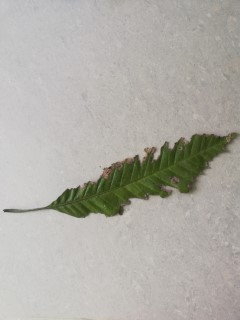
#> input picture finalproject/data/raw/MangoLeafBD Dataset/Bacterial Canker/IMG_20211106_120823 (Custom).jpg, 240 x 320 px
$ python run_project.py   (older library calls are emulated)
#> lines starting #> are read from the running program, lines starting #| are printed output that depends on the picture; after the words box and inside, x2 and y2 are one past the last pixel; in counts of white or black regions, pixels touching at a corner belong together
### finalproject/src/features.py
from __future__ import annotations

"""Feature extraction for handcrafted and deep image descriptors."""
""" taybat wmandy wena lagalay bame bar daka """

""" featuer bashtr bang dakat bo codakan amadakrnd amazha krndy jory paktr la codaka"""

from dataclasses import dataclass
""" bakar de bo druskrndy poly paku halgrtny data"""
from typing import Callable
""" bo halgrnty functily la gorawek da """

import cv2
""" brain of project dozynauay wena bryny wena resize krndy leuarakany """
import numpy as np
""" imagakan ba zory dakrean numpy lanau nupy haldagyren"""
from PIL import Image
""" imagy jory pilow goryny qabary image au shtana bakar de bo save image resize krdny image bakar de """
from skimage.feature import graycomatrix, graycoprops
"""واتا:

فەنکشنەکان لە scikit-image هاوردە دەکات.

بۆ شیکاری پێکهاتە بەکاردێت.

زۆر گرنگە بۆ پەڵە/نەخشەکانی نەخۆشی لەسەر گەڵاکان."""

from .config import IMAGE_SIZE

"""nforzen true wata rastauxo byxuenaua"""
@dataclass(frozen=True)

class DeepFeatureExtractor:
    """ story har datayak daka ka lekolyana ba quly la wenakan dakayn"""
    """ polek data denetau daraua ba quly dep learning lau class ekolyanayan lasar dakja"""
    model: object
    """ aua mabasty auaya objecty tedaya ka deep learning modela"""
    preprocess_input: Callable[[np.ndarray], np.ndarray]
    """واتا:

فەنکشنێکی پێش پرۆسێسکردن هەڵدەگرێت.

ئەم فەنکشنە وێنە ئامادە دەکات پێش ناردنی بۆ ناو سی ئێن ئێن.

نموونە:

ئاساییکردنەوەی پێکسڵەکان
بەهاکانی پێوەر
کەناڵەکان ڕێکبخەنەوە"""


""" au functiana krdnauay wena goryny qabara goryny bo zhmara bo auay ai btuany gnearte bka"""
def load_image(path: str, image_size: tuple[int, int] = IMAGE_SIZE) -> np.ndarray:
    """ functiala imagge str path war returny ba numpay """
    image = Image.open(path).convert("RGB").resize(image_size)
    """ image dayxata nau variable pathaka dakatau conver data bo rgb resizy bo nmuna agar 1000 ba 20000 by dayka 240 240 """
    return np.asarray(image, dtype=np.uint8)
""" returny data daka ba number ech pixl number auaan dtype  data type from 0 to 255
for exmaple:
    (224,224,3)

Meaning:

224 rows
224 columns
3 colors (RGB)"""


""" foryny rangy wena bo zhmara basha chuncka zor jara naxoshyana ba pey rang dyary dakren"""
def rgb_histogram(image: np.ndarray, bins: int = 32) -> np.ndarray:
    """ image warbgra dabashy bka bo 32 groupy returnysh har ba numbera agadarba
    bins peixl value from 0 to 255"""
    features: list[np.ndarray] = []
    for channel_index in range(3):
        """ loop throgh thrree time color channel rgb 0 1 2"""
        channel_hist, _ = np.histogram(image[..., channel_index], bins=bins, range=(0, 256), density=True)
        """ historgramek drust daka bznay  ha chanalek chand pixle mauda runak
        wata tanya yak chanel wardagre agar chandle list =1 daley kaka bas green warbgra"""
        features.append(channel_hist.astype(np.float32))
        """ goryny feature fromat bo  histogramy dahamy"""
        """ har rangek dakata 32 rangy  zhmary jiawa duatr koy hamau  contcatinati daga daykata vectort"""
    return np.concatenate(features)
"""بۆچی گرنگە بۆ نەخۆشی بامێ

گەڵایەکی تەندروست بەزۆری:

زۆربەیان سەوزن

گەڵای نەخۆش لەوانەیە ئەمانەی هەبێت:

پەڵەی زەرد
پەچەی قاوەیی
قاڵبی ڕەش
سەوزی کاڵ بووەوە

ئەم فەنکشنە ئەو گۆڕانکارییە ڕەنگانە دەگرێت."""


"""ئەم فەنکشنە تایبەتمەندییەکانی ڕەنگی HSV لە وێنەی گەڵای بامێ دەردەهێنێت.

هاوشێوەی هیستۆگرامی RGB یە، بەڵام لەبری بەکارهێنانی:

سوور
سەوز
شین

کەڵک وەردەگرێت:

هوێ
تێربوون
بەها

زۆرجار HSV باشترە بۆ دیاریکردنی نەخۆشی."""

"""| نامە | واتا |
| -------- | ---------------------------------------------- |
| هـ | Hue = ڕەنگی ڕاستەقینە (سەوز، زەرد، قاوەیی، سوور) |
| س | تێربوون = هێز/پاکی ڕەنگ |
| V | بەها = ڕووناکی/تاریکی |"""

def hsv_histogram(image: np.ndarray, bins: int = 32) -> np.ndarray:
    hsv_image = cv2.cvtColor(image, cv2.COLOR_RGB2HSV)
    """OpenCV to convert image from RGB format to HSV format.
    wata valuakan dagore bo au rnag"""
    features: list[np.ndarray] = []
    """ zor basudda au functial la dozynaay naxoshy ruak"""
    for channel_index in range(3):
        channel_hist, _ = np.histogram(hsv_image[..., channel_index], bins=bins, range=(0, 256), density=True)
        features.append(channel_hist.astype(np.float32))
    return np.concatenate(features)
"""گەڵایەکی تەندروست: ١.

ڕەنگ = سەوز
تێربوون = بەرزە
بەها = گەشاوە

کۆپانێکی تۆزاوی: ١.

ڕەنگ = کاڵ
تێربوون = نزم
بەها = ناوچەی سپی/ڕووناکی"""


def glcm_texture_features(image: np.ndarray) -> np.ndarray:
    """ gray level concerent matirx"""
    """" grngy  ba rang nada lekolynaua la srushty  naxshy ruy gala dakat
    ئەم فەنکشنە تایبەتمەندییەکانی پێکهاتە لە وێنەی گەڵاکە دەردەهێنێت.

گرنگی بە ڕەنگ نادات.
لێکۆڵینەوە لە نەخشی ڕووی گەڵا دەکات:

زبری
نەرمی و نەرمی
پەڵە پەڵە
پاودەر
پێکهاتەی قاڵب
شێوازی برینەکان

ئەمەش زۆر بەسوودە چونکە زۆرێک لە نەخۆشیەکان پێکهاتە دەگۆڕن نەک تەنها ڕەنگ"""
    grayscale = cv2.cvtColor(image, cv2.COLOR_RGB2GRAY)
    """ convert image rgb lo gray scale"""
    grayscale = cv2.equalizeHist(grayscale)
    """ auash bo bynyn palau au shtanay nau ruakaka"""
    # Optimize: use fewer distances/angles for speed, but keep levels correct for 8-bit images
    """✅ GLCM چییە؟

GLCM = ماتریکسی هاوڕوودانی ئاستی خۆڵەمێشی

پشکنین دەکات:

چەند جار بەهاکانی ڕووناکی پێکسڵ لە تەنیشت یەکەوە دەردەکەون.

ئەمەش یارمەتی پێوانەکردنی پێکهاتەی وێنە دەدات.
ڕووی ئاسایی نەرم

گەڵای نەخۆش: ١.

پەڵەی زبر پەڵەی ناڕێک پێکهاتەی تۆز"""
    glcm = graycomatrix(

        grayscale,
        distances=[1],
        angles=[0, np.pi / 2],
        levels=256,
        symmetric=True,
        normed=True,
    )
    """دروستکردنی ماتریکسی GLCM بە بەکارهێنانی scikit-image.

ئەمەش پەیوەندییەکانی پێکسڵی دراوسێ شی دەکاتەوە.
valuy dauam angel goshaykany horiziotna vertialc
symetyrcial wata a-b b-a hamau 0 90 degree"""
    """ datakanay pauandy pekhatak"""
    properties = ["contrast", "dissimilarity", "homogeneity", "energy", "correlation", "ASM"]
    """هەریەکەیان مانای چییە
1. کۆنتراست

جیاوازی بەهێزی ڕووناکی دەپێوێت.

کۆنتراستی بەرز = پەڵە / برینە تیژەکان.

2. نایەکسانی

جیاوازی پێکسڵ دەپێوێت.

پێکهاتەی ناڕێک بەهای زیاتر دەدات.

3. یەکسانی

نەرمی / یەکپارچەیی دەپێوێت.

ڕەنگە گەڵا تەندروستەکان یەکسانی زیاتریان هەبێت.

4. وزە

ڕێزبەندی / نەخشە دووبارەبووەکان دەپێوێت.

5. پەیوەندی

پەیوەندی نێوان پێکسڵەکانی دراوسێ دەپێوێت.

6. ASM

ساتەوەختی دووەمی گۆشەیی.

یەکپارچەیی پێکهاتە دەپێوێت."""
    return np.array([graycoprops(glcm, prop).mean() for prop in properties], dtype=np.float32)
"""[2.45, 1.82, 0.76, 0.31, 0.88, 0.09] means mayby aoutput """


"""ئەم فەنکشنە تایبەتمەندییەکانی شێوە لە وێنەی گەڵای بامێ دەردەهێنێت.

لێکۆڵینەوە لە ئەندازەیی / هێڵکاری گەڵا دەکات:

قەبارە
درێژی لێوارەکان
گوڵەبەڕۆژە
پانی vs بەرزی
شێوەی چەند پڕە

ئەمەش یارمەتیدەرە چونکە هەندێک نەخۆشی گەڵاکان دەشێوێنن، شوێنەکان بچووک دەبنەوە، کون دروست دەکەن، لوول، لێوارەکانی تێکدەچن."""


def shape_features(image: np.ndarray) -> np.ndarray:
    grayscale = cv2.cvtColor(image, cv2.COLOR_RGB2GRAY)
    """ conver image rgb to gray scale"""
    blurred = cv2.GaussianBlur(grayscale, (5, 5), 0)
    """ bashtr pishan danu pakrdnauy galakan pesh auay lekolyana lasary bka"""

    """ convert image to  واتا:

گۆڕینی وێنە بۆ ماسکی ڕەش/سپی.

گەڵا دەبێتە:

شتێکی سپی

باکگراوند دەبێتە:

ڕەش
شێوازی ئۆتسۆ:

بە شێوەیەکی ئۆتۆماتیکی باشترین ئاست هەڵدەبژێرێت."""
    _, threshold = cv2.threshold(blurred, 0, 255, cv2.THRESH_BINARY + cv2.THRESH_OTSU)
    contours, _ = cv2.findContours(threshold, cv2.RETR_EXTERNAL, cv2.CHAIN_APPROX_SIMPLE)
    """واتا:

هێڵکاری/سنووری شتەکان بدۆزەرەوە.

کۆنتور = شێوەی لێواری گەڵا."""
    if not contours:
        """ agar hich galayak nadozrya"""
        return np.zeros(5, dtype=np.float32)
    """ agar contours nabu return 5 sfr eakat"""

    largest_contour = max(contours, key=cv2.contourArea)
    """ auayan gawratryn gala haldabzher"""
    """noise psht gue daxa gawratryn gala wardgare wata tanya yak gala warbgra"""
    area = float(cv2.contourArea(largest_contour))
    """ large leave large area"""
    """واتا:

درێژی سنوور لە دەوری گەڵا حیساب بکە.

وەک پێوانەکردنی لێوار بە تار.

لێوارە تێکچووەکانی نەخۆشی لەوانەیە دەوری زیاد بکەن."""
    perimeter = float(cv2.arcLength(largest_contour, True))
    """ bo peana borderaka"""

    x, y, width, height = cv2.boundingRect(largest_contour)
    """ wata goshjay chourgosha ladaruy gala drust daka"""
    bounding_area = float(width * height) if width and height else 1.0
    hull = cv2.convexHull(largest_contour)
    """ tueklly narm la daury gala drust bka"""
    hull_area = float(cv2.contourArea(hull)) or 1.0
    """ bakar de bo dyary krduny chaqu kun"""
    circularity = (4.0 * np.pi * area / (perimeter ** 2)) if perimeter else 0.0
    """واتا:

پێوانە دەکات کە شێوەی چەندە گۆڕاوە.

بازنە = نزیک لە 1.0

گەڵای ناڕێک = بەهای کەمتر."""
    solidity = area / hull_area
    aspect_ratio = width / height if height else 0.0
    """ barauardy galay drezhu bchuk dakta"""
    extent = area / bounding_area
    """ chand goshay chuar gosha ba gala pr dakretaua"""
    return np.array([area, perimeter, circularity, solidity, aspect_ratio + extent], dtype=np.float32)
"""واتا:

گەڕانەوەی 5 تایبەتمەندی شێوە:

ناوچە
دەوری
بازنەیی
ڕەقبوون
ڕێژەی ڕووبەر + ڕادە"""


# [13 lines left out: function handcrafted_features, not called in this run]


def extract_handcrafted_matrix(image_or_paths) -> np.ndarray:
    """ process chand wenakay bkat la jiaty yak wena input image path balma auay tr """
    """دروستکردنی تایبەتمەندی دەستی بۆ:

یەک وێنە
یان
چەندین وێنە

پێش ڕاهێنان یان پێشبینیکردن بەکاردێت."""
    if isinstance(image_or_paths, np.ndarray):
        return np.concatenate([
            rgb_histogram(image_or_paths),
            hsv_histogram(image_or_paths),
            glcm_texture_features(image_or_paths),
            shape_features(image_or_paths),
        ])
    # If it's a list of paths, process all
    return np.vstack([handcrafted_features(path) for path in image_or_paths])
    """ bo drustkrny matrix taypat mand ka wenay zory tya"""
    """ the ouptut is some thing limek this
    [
 [features of image1],
 [features of image2],
 [features of image3]
]
✅ لە یەک ڕستەدا

handcrafted_features() مامەڵە لەگەڵ یەک ڕێڕەوی وێنە دەکات، لە کاتێکدا extract_handcrafted_matrix() مامەڵە لەگەڵ تاکە وێنەی بارکراو یان چەندین وێنە دەکات بۆ ڕاهێنان."""


"""ئەمە ئەرکێکی فێربوونی قووڵی زۆر گرنگە لە پڕۆژەکەتدا.

مۆدێلێکی پێشوەختە ڕاهێنراوی سی ئێن ئێن دروست دەکات کە بەکاردێت بۆ دەرهێنانی تایبەتمەندی وێنەی قووڵ لە وێنەی گەڵای بامێ.

ئەم تایبەتمەندیانە بەزۆری بەهێزترن لە تایبەتمەندییە دەستییەکان.

✅ کارایی سەرەکی

ئەم فەنکشنە بە بەکارهێنانی مۆدێلە بەناوبانگەکانی پێش ڕاهێنراو، دەرهێنەری تایبەتمەندی دروست دەکات:

مۆبایل نێتV2
ڕێسنێت50

پاشان شتێک دەگەڕێنێتەوە کە دەتوانێت وێنەیەکی گەڵای بامێ بگۆڕێت بۆ تایبەتمەندی ژمارەیی زیرەک.

بەکاردێت بۆ:

پۆلێنکردنی نەخۆشی باشتر
فێربوونی گواستنەوە
بەراوردکردنی تایبەتمەندی"""
# [19 lines left out: function build_deep_feature_extractor, not called in this run]
"""✅ بۆچی گرنگە لە پرۆژەی نەخۆشی مانگۆدا

لەبری ئەوەی بە دەست پێوانە بکرێت:

ڕەنگەکان
پێکهاتە
شێوە

سی ئێن ئێن بە شێوەیەکی ئۆتۆماتیکی فێری نەخشە پێشکەوتووەکان دەبێت:

پەڵەی نەخۆشی
سنوورەکانی برینەکان
پێکهاتەی کۆپانێکی تۆزاوی
خوێنبەرە تووشبووەکان
تێکچوونی شێوەی ئاڵۆز"""


"""✅ کارایی سەرەکی

زۆرێک لە ڕێڕەوی وێنەی گەڵای بامێ وەربگرە → بە وەجبە باریان بکە → بنێرە بۆ ناو CNN → گەڕانەوەی ماتریکسی تایبەتمەندی.

بەکاردێت بۆ:

ڕاهێنانی SVM بە بەکارهێنانی تایبەتمەندی قووڵ
بەراوردکردنی تایبەتمەندییە دەستییەکان vs تایبەتمەندییە قووڵەکان
دەرهێنانی تایبەتمەندی خێرا"""
# [38 lines left out: function extract_deep_features, not called in this run]
"""ئەم فەنکشنە زۆرێک لە وێنەکانی گەڵای مانگۆ دەگۆڕێت بۆ ڤێکتەری تایبەتمەندی بەهێز لەسەر بنەمای سی ئێن ئێن بۆ فێربوونی ئامێر."""


""" cnn baxoy modelyk rahneraua saryr wenakan dakatu dayankata vecto"""

"""Images
↓
load_image()
↓
CNN (MobileNetV2 / ResNet50)
↓
Feature vectors
↓
Classifier (SVM / kNN / etc)
LAST FUNCTION"""

### finalproject/src/utils.py
"""Utility helpers for data discovery, reproducibility, and splitting."""
from __future__ import annotations
""" lo setup krdn load krndy data  au codanay zor dubar bnatau lera bang krau"""

""" la jiaty code la main wa code la  model dubara betaua lera bang kraua"""
import os
import random
from pathlib import Path
from typing import Iterable
""" loop basar datakan bkay waku list auana"""

import numpy as np
import pandas as pd
""" bo mezakan filakany csv au dataframakan"""
from sklearn.model_selection import train_test_split
""" sklearn model bo dabshkrny setakan bo trainin set testing """

IMAGE_EXTENSIONS = {".jpg", ".jpeg", ".png", ".bmp", ".webp"}

""" au coda bo dubara krndua bakar de"""
def set_global_seed(seed: int = 42) -> None:
    """ tou seed number 42 dautnayr har zhmaryaky tr be"""
    """Set Python, NumPy, and TensorFlow seeds when available."""

    random.seed(seed)
    np.random.seed(seed)
    """ harmaky randomness indexy tekalau dast pe krdn"""
    os.environ["PYTHONHASHSEED"] = str(seed)
    """ fixed python hashin"""
    try:
        import tensorflow as tf

        tf.random.set_seed(seed)
        """ ranga  au coda harmaaky qfl daka bo auay modelan ba hamraky esh naaky"""
    except Exception:
        pass


""" au fnctialy dlnay dada la habuny folder pesh auay filakany teda halbgire"""
# [4 lines left out: function ensure_directory, not called in this run]


def discover_images(root_dir: str | Path, extensions: Iterable[str] = IMAGE_EXTENSIONS) -> pd.DataFrame:

    """ ba kar de  bo scan krdny folder data set dozynaay labley har yakayna"""
    """ au function peraepary data setakan daka"""
    root = Path(root_dir)
    """ convert path text to path object"""
    rows: list[dict[str, str]] = []
    """ drustkrny empaty list ka dictiray tedaya lagal label"""
    for extension in extensions:
        for image_path in root.rglob(f"*{extension}"):
            """ wata la zher rag da sayry hamu sheuan bka
            nmuna la hamu wenakanka chan class 8 wena hatauan darbena"""
            if image_path.is_file():
                """ dlnaya ba image fila nak folder"""
                rows.append({"image_path": str(image_path), "label": image_path.parent.name})
    dataframe = pd.DataFrame(rows).drop_duplicates(subset=["image_path"]).reset_index(drop=True)
    """ remove dablicate filakan bka """
    return dataframe
    """ agar aua naby hamu 4000 setaka psiahn ddre"""


""" au functialay bakar de bo dabash krndy datakan bo tarin test validation

Train → teach model
Validation → tune/check during training
Test → final unbiased evaluation
تەندروست = 500
ئەنتراکنۆس = 500
کۆپان = 500

دوای جیابوونەوە:

شەمەندەفەر: هەمان ڕێژەی هاوسەنگ
Val: هەمان ڕێژەی هاوسەنگ
تاقیکردنەوە: هەمان ڕێژەی هاوسەنگ"""
# [23 lines left out: function stratified_split, not called in this run]

"""✅ ئەگەر ئەم فەنکشنە لاببەیت

پێویستت بە کۆدی دابەشکردنی دەستی هەیە لە هەموو شوێنێک.

هەروەها مەترسی ناهاوسەنگی چینایەتی نادادپەروەرانە.
risk agr au coda nabe
training hamysha kamy validation test dakay"""

### finalproject/run_project.py
#!/usr/bin/env python
"""
SIMPLE PROJECT TEST SCRIPT
Run this to see if the project works!
"""

import os
os.environ['TF_CPP_MIN_LOG_LEVEL'] = '3'  # Suppress TensorFlow logs

import sys
from pathlib import Path

# Add project to path
project_root = Path(__file__).parent
sys.path.insert(0, str(project_root))

print("\n" + "="*70)
print("🚀 MANGO LEAF DISEASE CLASSIFICATION - SIMPLE TEST")
print("="*70 + "\n")

# ============================================================================
# STEP 1: Test imports
# ============================================================================
print("STEP 1: Testing imports...")
try:
    from src.config import RAW_DATA_DIR, RESULTS_DIR, MODELS_DIR
    from src.utils import discover_images, stratified_split, set_global_seed
    from src.features import load_image, extract_handcrafted_matrix
    from src.models import train_knn, train_gaussian_nb, train_svm_rbf, evaluate_classifier
    print("✓ All imports successful!\n")
except Exception as e:
    print(f"✗ Import error: {e}")
    sys.exit(1)

# ============================================================================
# STEP 2: Check dataset
# ============================================================================
print("STEP 2: Checking dataset...")
try:
    # Try different dataset paths
    dataset_paths = [
        RAW_DATA_DIR / "mango_leaf_disease_dataset",
        RAW_DATA_DIR,
    ]

    df = None
    dataset_root = None

    for path in dataset_paths:
        if path.exists():
            df = discover_images(path)
            if not df.empty:
                dataset_root = path
                break
#> pass 2 of the loop `for path in dataset_paths:`:

    if df is None or df.empty:
        print(f"✗ No dataset found at:")
        for p in dataset_paths:
            print(f"  - {p}")
        print("\nPlease download dataset first:")
        print("  1. Run: python setup_dataset.py")
        print("  2. Or download manually from: https://www.kaggle.com/datasets/warcoder/mango-leaf-disease-dataset")
        sys.exit(1)

    print(f"✓ Dataset found at: {dataset_root}")
    print(f"  Total images: {len(df)}")
    print(f"  Classes: {df['label'].nunique()}")
    print(f"  Distribution:")
    for label, count in df['label'].value_counts().items():
        print(f"    - {label}: {count}")
    print()

except Exception as e:
    print(f"✗ Dataset error: {e}")
    sys.exit(1)

# ============================================================================
# STEP 3: Prepare data
# ============================================================================
print("STEP 3: Preparing data...")
try:
    set_global_seed(42)

    # Load a few images as features
    from sklearn.preprocessing import StandardScaler, LabelEncoder
    import numpy as np

    print("  Loading and extracting features from images...")

    # Sample 100 images for quick test
    sample_df = df.sample(n=min(100, len(df)), random_state=42)

    features_list = []
    labels_list = []

    for idx, row in sample_df.iterrows():
        try:
            img = load_image(row['image_path'])
#> in load_image, `image = Image.open(path).convert("RGB").resize(image_size)`:
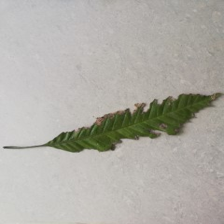
#> image: PIL image 224x224 RGB; mean R, G, B 176.4, 174.1, 167.6
            feat = extract_handcrafted_matrix(img)
#> after the loop in rgb_histogram, `for channel_index in range(3):`: features = 3 items
#> in hsv_histogram, `hsv_image = cv2.cvtColor(image, cv2.COLOR_RGB2HSV)`: hsv_image: shape (224, 224, 3); mean H, S, V 30.1, 20.4, 177.4
#> in glcm_texture_features, `grayscale = cv2.cvtColor(image, cv2.COLOR_RGB2GRAY)`:
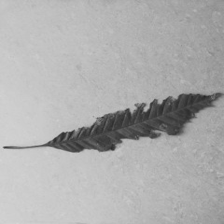
#> grayscale: shape (224, 224); min 36, max 215, mean 174
#> in glcm_texture_features, `grayscale = cv2.equalizeHist(grayscale)`:
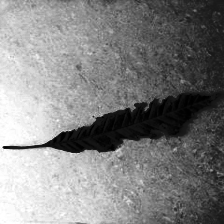
#> grayscale: shape (224, 224); min 0, max 255, mean 129.6
#> in shape_features, `_, threshold = cv2.threshold(blurred, 0, 255, cv2.THRESH_BINARY + cv2...`:
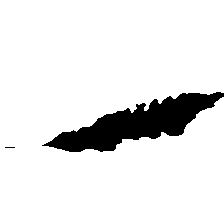
#> threshold: shape (224, 224); 90.8% white; 2 black regions (1 under 20 px)
#> in shape_features, `contours, _ = cv2.findContours(threshold, cv2.RETR_EXTERNAL, cv2.CHAIN..`: contours = 1 contour; box (x1, y1, x2, y2) and area: (0, 0, 224, 224) 44907
#> in shape_features, `largest_contour = max(contours, key=cv2.contourArea)`: largest_contour = contour of 212 points, box (x1, y1, x2, y2) (0, 0, 224, 224), area 44907
#> in shape_features, `area = float(cv2.contourArea(largest_contour))`: area = 44907
#> in shape_features, `perimeter = float(cv2.arcLength(largest_contour, True))`: perimeter = 1359.8
#> in shape_features, `x, y, width, height = cv2.boundingRect(largest_contour)`: x = 0; width = 224
#> in shape_features, `bounding_area = float(width * height) if width and height else 1.0`: bounding_area = 50176
#> in shape_features, `hull = cv2.convexHull(largest_contour)`: hull = [[223, 0], [223, 223], [0, 223], [0, 0]]
#> in shape_features, `hull_area = float(cv2.contourArea(hull)) or 1.0`: hull_area = 49729
#> in shape_features, `circularity = (4.0 * np.pi * area / (perimeter ** 2)) if perimeter els..`: circularity = 0.305
#> in shape_features, `solidity = area / hull_area`: solidity = 0.903
#> in shape_features, `aspect_ratio = width / height if height else 0.0`: aspect_ratio = 1
#> in shape_features, `extent = area / bounding_area`: extent = 0.895
#> feat = 203 values, max 44907 at index 198, min 0 at index 0, mean 228.8
            features_list.append(feat)
            labels_list.append(row['label'])
        except Exception as e:
            print(f"    Warning: Could not process {row['image_path']}: {e}")
            continue
#> pass 2 of the loop `for idx, row in sample_df.iterrows():`:
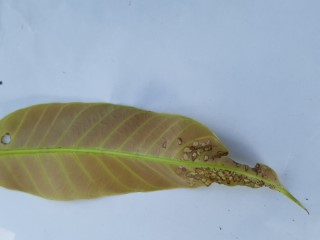
#> input picture finalproject/data/raw/MangoLeafBD Dataset/Anthracnose/20211008_124341 (Custom).jpg, 320 x 240 px
#> hsv_image: shape (224, 224, 3); mean H, S, V 85.1, 68.2, 186.6
#> in glcm_texture_features (call 2), `grayscale = cv2.equalizeHist(grayscale)`:
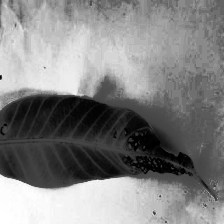
#> grayscale: shape (224, 224); min 0, max 255, mean 130.4
#> in shape_features (call 2), `_, threshold = cv2.threshold(blurred, 0, 255, cv2.THRESH_BINARY + cv2...`:
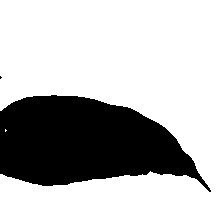
#> threshold: shape (224, 224); 73.1% white; 2 black regions (1 under 20 px)
#> contours = 2 contours, 1 with area under 20; largest, box (x1, y1, x2, y2) and area: (0, 0, 224, 224) 36032
#> largest_contour = contour of 205 points, box (x1, y1, x2, y2) (0, 0, 224, 224), area 36032
#> area = 36031.5
#> perimeter = 1333.2
#> circularity = 0.255
#> solidity = 0.725
#> extent = 0.718
#> feat = 203 values, max 36031.5 at index 198, min 0 at index 0, mean 184.5

    if len(features_list) == 0:
        print("✗ Could not extract features from any images!")
        sys.exit(1)

    X = np.array(features_list)
    y = np.array(labels_list)

    # Encode labels
    le = LabelEncoder()
    y_encoded = le.fit_transform(y)

    # Split data
    from sklearn.model_selection import train_test_split
    X_train, X_test, y_train, y_test = train_test_split(
        X, y_encoded, test_size=0.2, random_state=42, stratify=y_encoded
    )

    # Normalize
    scaler = StandardScaler()
    X_train_scaled = scaler.fit_transform(X_train)
    X_test_scaled = scaler.transform(X_test)

    print(f"✓ Data prepared!")
    print(f"  Training samples: {len(X_train)}")
    print(f"  Test samples: {len(X_test)}")
    print(f"  Feature dimension: {X.shape[1]}")
    print()

except Exception as e:
    print(f"✗ Data preparation error: {e}")
    import traceback
    traceback.print_exc()
#> (the run stopped early here; a loop or call above may not have finished)
